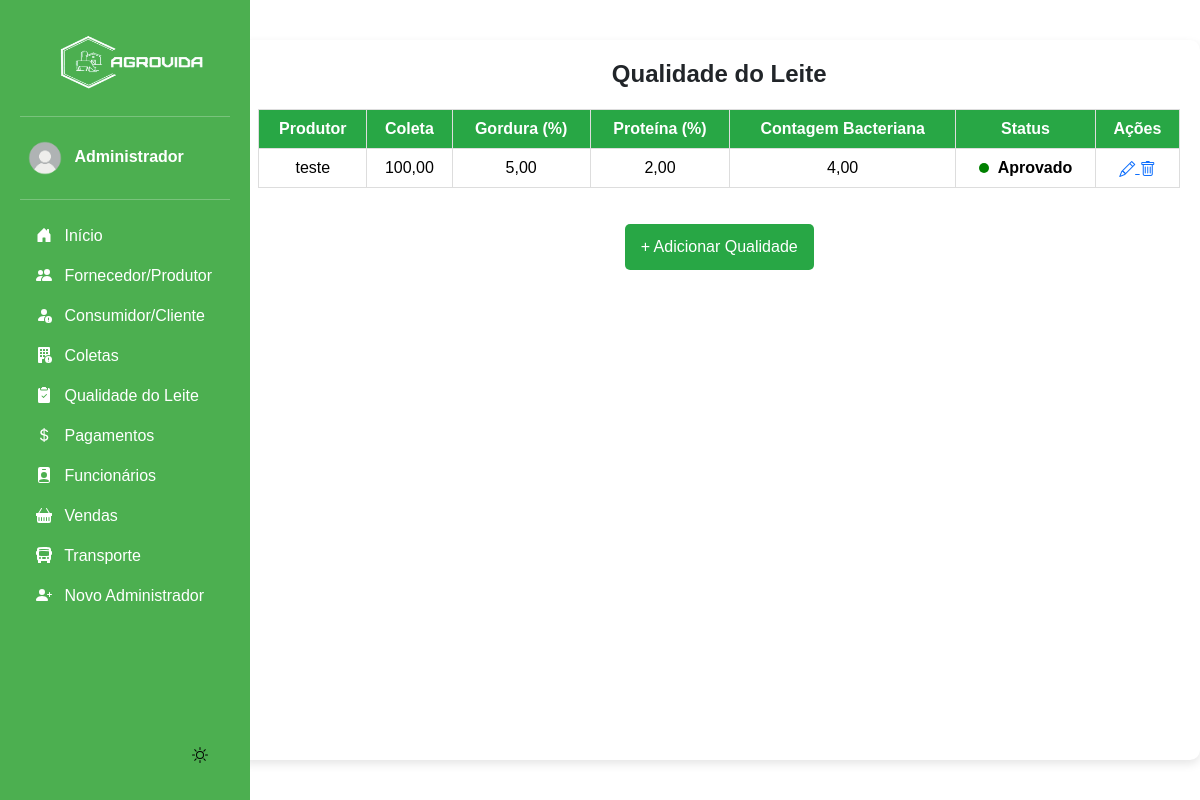
The app's page /qualidade_leite/ (signed in) with its own data.
### app/models.py (models this page shows, shortened)
class Qualidade(models.Model):
    produtor = models.ForeignKey(Produtor, on_delete=models.CASCADE)
    coleta = models.OneToOneField(Coleta, on_delete=models.CASCADE)
    gordura = models.DecimalField(max_digits=5, decimal_places=2)
    proteina = models.DecimalField(max_digits=5, decimal_places=2)
    contagem_bacteriana = models.DecimalField(max_digits=5, decimal_places=2)
    status = models.CharField(
        max_length=50,
        choices=[("Aprovado", "Aprovado"), ("Reprovado", "Reprovado")],
        null=False,
        blank=False,  # Garante que o campo não pode ficar vazio
        default="Aprovado"  # Adiciona um valor padrão para evitar erros
    )
    ativo = models.BooleanField(default = True)

class Produtor(models.Model):
    nome = models.CharField(max_length=100)
    fazenda = models.CharField(max_length=150)
    localizacao = models.CharField(max_length=255)
    telefone = models.CharField(max_length=20)
    ativo = models.BooleanField(default=True)  # Campo para verificar se o produtor está ativo

class Coleta(models.Model):
    produtor = models.ForeignKey('Produtor', on_delete=models.CASCADE)
    data = models.DateField()
    quantidade_litros = models.DecimalField(max_digits=10, decimal_places=2)

### app/views.py (the view)
# urls.py: path('qualidade_leite/', views.listar_qualidade, name='listar_qualidade'),
@login_required(login_url='login_index')
def listar_qualidade(request):
    qualidade = Qualidade.objects.all()
    return render(request, 'app/listar_qualidade.html', {'qualidade': qualidade})

### app/templates/app/listar_qualidade.html (shortened to what this page needs)
{% extends "base.html" %}
{% load static %}
{% block content %}
<div class="container">
    <h2 class="title">Qualidade do Leite</h2>
    {% if qualidade %}
        <table class="table">
            <thead>
                <tr>
                    <th>Produtor</th>
                    <th>Coleta</th>
                    <th>Gordura (%)</th>
                    <th>Proteína (%)</th>
                    <th>Contagem Bacteriana</th>
                    <th>Status</th>
                    <th>Ações</th>
                </tr>
            </thead>
            <tbody>
                {% for q in qualidade %}
                    <tr>
                        <td>{{ q.produtor.nome }}</td>
                        <td>{{ q.coleta.quantidade_litros|default:"Não informado" }}</td>
                        <td>{{ q.gordura }}</td>
                        <td>{{ q.proteina }}</td>
                        <td>{{ q.contagem_bacteriana }}</td>
                        <td>
                            <a href="{% url 'alternar_status_qualidade' q.id %}" class="status-toggle">
                                {% if q.status == "Aprovado" %}
                                    <span class="status-indicator status-active"></span> Aprovado
                                {% else %}
                                    <span class="status-indicator status-inactive"></span> Reprovado
                                {% endif %}
                            </a>
                        </td>
                        <td>
                            <a href="{% url 'editar_qualidade' q.id %}">
                                <i class="bi bi-pencil"></i>
                            </a>
                            <a href="{% url 'excluir_qualidade' q.id %}" onclick="return confirm('Tem certeza que deseja excluir?')">
                                <i class="bi bi-trash"></i>
                            </a>
                        </td>
                    </tr>
                {% endfor %}
            </tbody>
        </table>
    {% else %}
        <p>Nenhum registro de qualidade do leite encontrado.</p>
    {% endif %}
    <a href="{% url 'adicionar_qualidade' %}" class="btn btn-add">+ Adicionar Qualidade</a>
</div>
{% endblock %}

### base/templates/modulos/sidebar.html (shortened to what this page needs)
{% load static %}
<body>
<div class="container-sidebar">
    <div id="sidebar" class="sidebar">
        <img src="{% static 'img/logo.png' %}" alt="Logo" width="200" height="80" class="logo">
        <hr>
            <a href="#" class="nav-link text-white" data-bs-toggle="dropdown" aria-expanded="false" style="border-radius: 10px;">
                <img src="{% static "img/usuario.png" %}" alt="" width="50" height="50" class="rounded-circle">
                <strong>{{ request.user.first_name }}</strong>
            </a>
        <hr>
        <ul class="nav nav-pills flex-column mb-auto">
            <li>
                <a href="{% url "dashboard" %}" class="nav-link text-white">
                    <svg class="bi pe-none me-2" width="16" height="16"><use xlink:href="#home"/></svg>
                    Início
                </a>
            </li>
            <li>
                <a href="{% url "listar_produtor" %}" class="nav-link text-white">
                    <svg class="bi pe-none me-2" width="16" height="16"><use xlink:href="#produtores"/></svg>
                    Fornecedor/Produtor
                </a>
            </li>
            <li>
                <a href="{% url "listar_cliente" %}" class="nav-link text-white">
                    <svg class="bi pe-none me-2" width="16" height="16"><use xlink:href="#clientes"/></svg>
                    Consumidor/Cliente
                </a>
            </li>
            <li>
                <a href="{% url "listar_coleta" %}" class="nav-link text-white">
                    <svg class="bi pe-none me-2" width="16" height="16"><use xlink:href="#coleta"/></svg>
                    Coletas
                </a>
            </li>
            <li>
                <a href="{% url "listar_qualidade" %}" class="nav-link text-white">
                    <svg class="bi pe-none me-2" width="16" height="16"><use xlink:href="#qualidade"/></svg>
                    Qualidade do Leite
                </a>
            </li>
            <li>
                <a href="{% url "listar_pagamentos" %}" class="nav-link text-white">
                    <svg class="bi pe-none me-2" width="16" height="16"><use xlink:href="#dinheiro"/></svg>
                    Pagamentos
                </a>
            </li>
            <li>
                <a href="{% url "listar_funcionarios" %}" class="nav-link text-white">
                    <svg class="bi pe-none me-2" width="16" height="16"><use xlink:href="#funcionario"/></svg>
                    Funcionários
                </a>
            </li>
            <li>
                <a href="{% url "listar_vendas" %}" class="nav-link text-white">
                    <svg class="bi pe-none me-2" width="16" height="16"><use xlink:href="#venda"/></svg>
                    Vendas
                </a>
            </li>
            <li>
                <a href="{% url "listar_transporte" %}" class="nav-link text-white">
                    <svg class="bi pe-none me-2" width="16" height="16"><use xlink:href="#transporte"/></svg>
                    Transporte
                </a>
            </li>
            <li>
                <a href="{% url "cadastrar_admin" %}" class="nav-link text-white">
                    <svg class="bi pe-none me-2" width="16" height="16"><use xlink:href="#admin"/></svg>
                    Novo Administrador
                </a>
            </li>
        </ul>
        <button id="theme-toggle">
        <svg id="theme-icon" width="24" height="24" fill="currentColor"></svg>
        </button>
    </div>
    <div class="b-example-divider b-example-vr"></div>
    </div>
</body>

### base/static/css/inicio.css (style rules this page uses)
html, body { font-family: Arial, sans-serif; transition: background 0.3s, color 0.3s; height: 100vh; width: 100vw; margin: 0; display: flex; }
.b-example-divider { width: 100%; height: 3rem; }
.b-example-vr { flex-shrink: 0; width: 1.5rem; height: 100vh; }
.bi { vertical-align: -.125em; fill: currentColor; }
.nav-link { color: #222222; }
li { display: flex; width: 100%; }
.container { max-width: auto; margin: 40px auto; padding: 20px; background: #fff; border-radius: 10px; box-shadow: 0 4px 10px rgba(0, 0, 0, 0.1); display: flex; flex-direction: column; height: auto; align-items: stretch; text-align: center; }
.title { text-align: center; font-size: 24px; font-weight: bold; margin-bottom: 20px; }
.table { width: 100%; border-collapse: collapse; }
.table th, .table td { padding: 10px; border: 1px solid #ddd; text-align: center; }
.table th { background-color: #28a745; color: white; }
.btn { padding: 8px 12px; text-decoration: none; border-radius: 5px; transition: all 0.3s ease; }
.btn-add { display: block; width: max-content; margin: 20px auto; background: #28a745; color: white; padding: 10px 15px; font-size: 16px; }
.status-indicator { display: inline-block; width: 12px; height: 12px; border-radius: 50%; margin-right: 8px; }
.status-active { background-color: green; }
.status-toggle { text-decoration: none; color: inherit; }
#theme-toggle { display: flex; justify-content: end; align-items: end; border: none; cursor: pointer; background-color: transparent; }
#theme-icon { width: 32px; height: 32px; fill: currentColor; }
[data-bs-theme="light"] { background: #ffffff; color: #121212; transition: all 0.3s ease-in-out; }
.status-toggle { text-decoration: none; font-weight: bold; }
.status-indicator { display: inline-block; width: 10px; height: 10px; border-radius: 50%; margin-right: 5px; }

### base/static/css/sidebar.css (style rules this page uses)
.sidebar { width: 250px; background: #4CAF50; padding: 20px; height: 100vh; color: white; position: fixed; left: 0; top: 0; bottom: 0; overflow-y: auto; display: flex; flex-direction: column; z-index: 1000; }
.container-sidebar { height: 100vh; width: 300px; }

### records on screen
Qualidade: produtor.nome "teste", coleta.quantidade_litros "100,00", gordura "5,00", proteina "2,00", contagem_bacteriana "4,00", status "Aprovado" (drawn)

### other values on screen
{{ request.user.first_name }} "Administrador"
